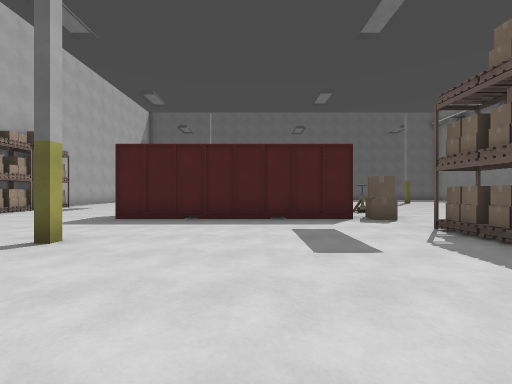
View 1 (above)

16 first-person views from a walk through a Godot game level. The camera is 1.3 m above the floor, looks level and sees 90° across. The floor is counted in squares, 2 m on a side. Each view is taken from the middle of a square. On the plan, view 1 faces up. The plan holds only what a view shows up to about 9 squares ahead; the rest is blank. Characters and animated objects are not drawn. Surface patterns are stand-ins for the level's own textures.

View 2
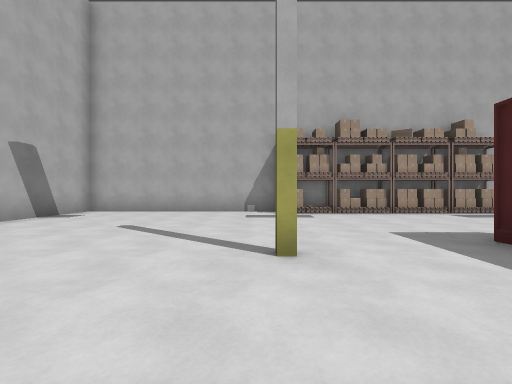

View 3
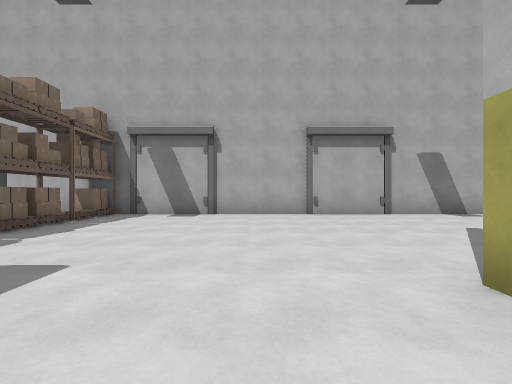

View 4
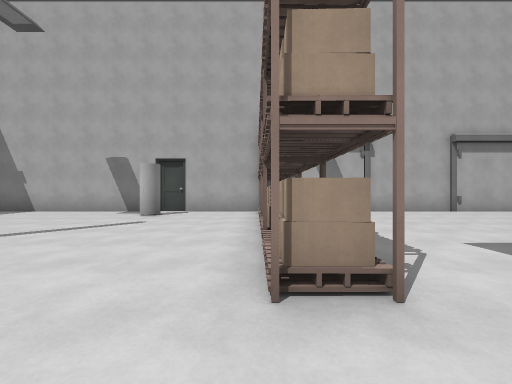

View 5
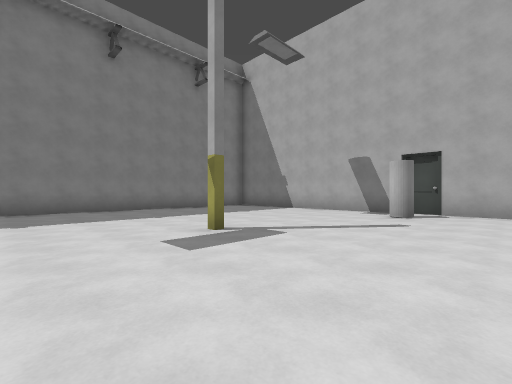

View 6
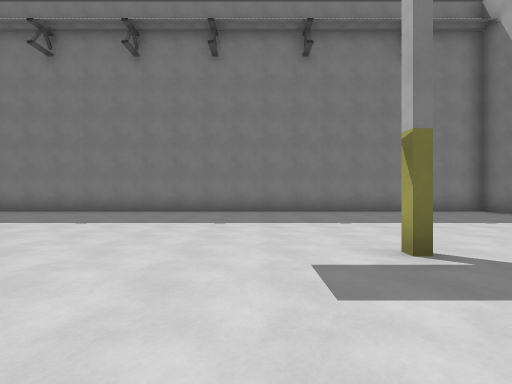

View 7
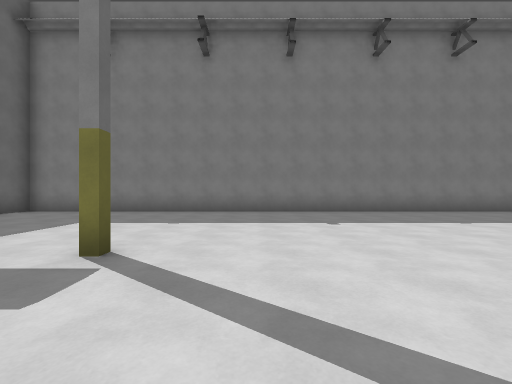

View 8
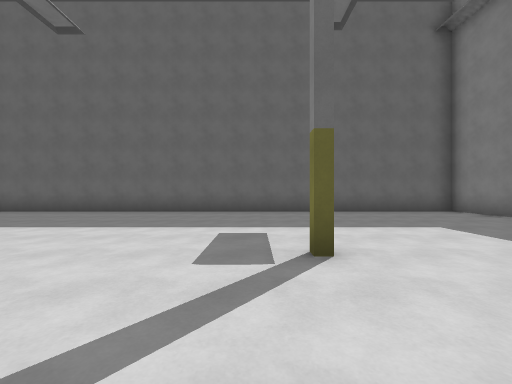

View 9
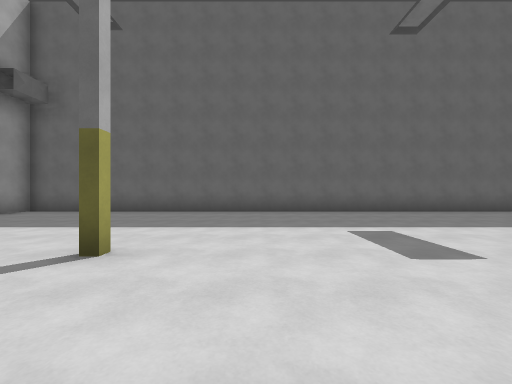

View 10
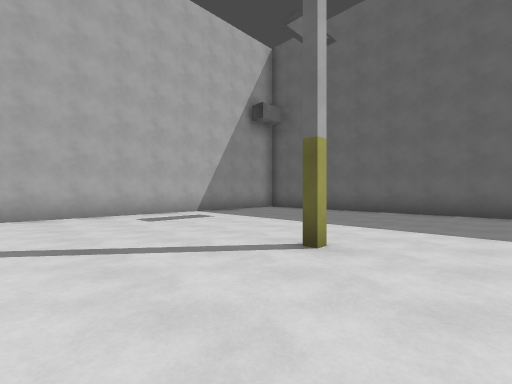

View 11
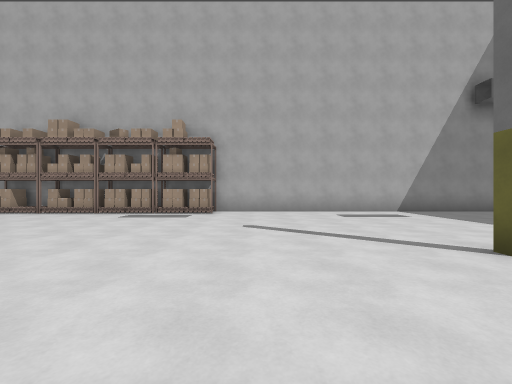

View 12
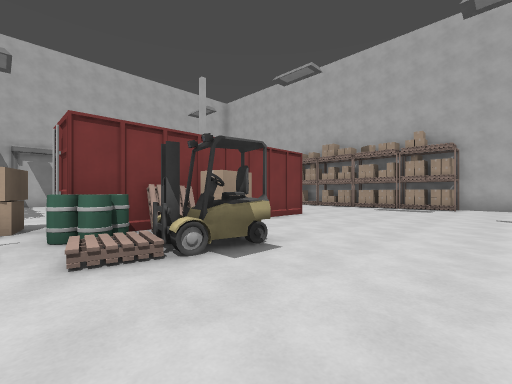

View 13
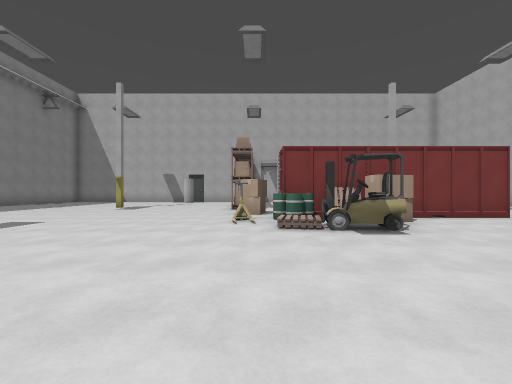

View 14
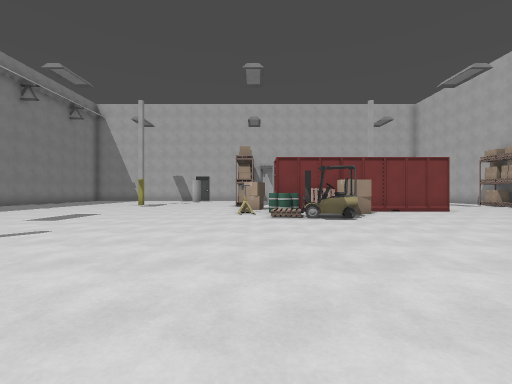

View 15
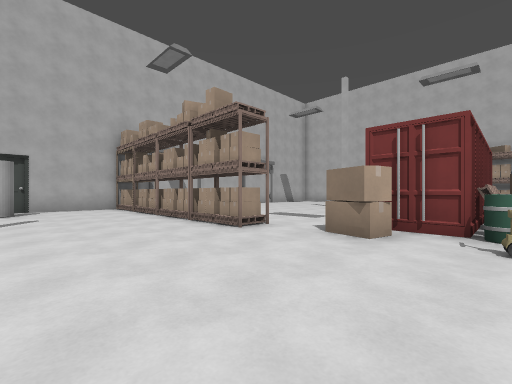

View 16
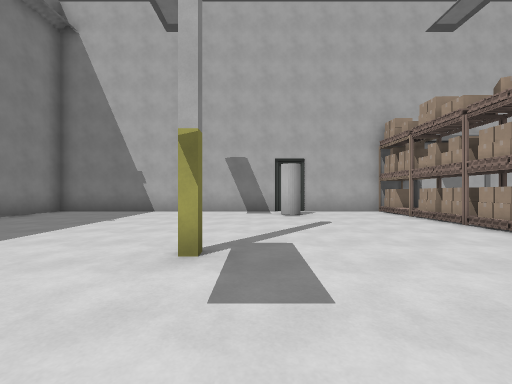

### Floor plan
Points are (right, up) in squares from view 1. A wall is a line through its corners. A room is listed if a view was taken in it or the views show most of it. See-through windows are left out.
Room 1 (views 1, 2, 3, 4, 5, 6, 7, 8, 9, 10, 11, 12, 13, 14, 15, 16)
walls: (1.7, 8.1) (2.1, 8.4); (1.4, 9.8) (1.2, 8.9); (2.3, 7.1) (2.4, 6.6); (1, 9.7) (0.9, 9.1); (1.2, 7.8) (1.2, 7.5); (2.9, 6.8) (3.4, 6.6); (3.5, 6.6) (3.2, 5.8) (2.7, 6); (0.4, 9.6) (1.7, 9.4) (1.7, 9.1); (0.4, 9.8) (1.8, 9.6); (-0.5, 8.5) (0.4, 8.6) (0.5, 7.9); (3.3, 3.1) (3.3, 4.4) (3.8, 4.4) (3.8, 2); (-3.4, 7.5) (2.3, 7.5) (2.3, 6.2) (-3.4, 6.2); (3.8, 1.8) (3.8, -1.4); (3.2, -1.4) (3.3, 0.9) (4, 0.9); (3.8, -1.7) (3.8, -2.5); (3.2, -2.5) (3.2, -1.7); (-8.6, 10.6) (-7.8, 10.6) (-7.8, 4.1); (6.6, -2.7) (7.1, -2.7); (-8.6, -2.6) (14.6, -2.6) (14.6, 20.6) (-8.6, 20.6) (-8.6, -2.6)
low walls: (2.9, 6.7) (3.5, 6.6); (3.4, 6.6) (3.2, 5.8); (3.2, 5.9) (2.7, 6); (-0.4, 8.4) (0, 8.6)
ways out: closed door at (7, -3)

Where each view was taken, in squares from view 1:
view 1: 0 up, 0 right, facing up
view 2: 3 up, 0 right, facing left
view 3: 5 up, 1 left, facing down
view 4: 6 up, 4 right, facing down
view 5: 6 up, 5 right, facing down-right
view 6: 5 up, 6 right, facing right
view 7: 13 up, 6 right, facing right
view 8: 12 up, 8 right, facing up
view 9: 12 up, 1 left, facing up
view 10: 12 up, 1 left, facing up-left
view 11: 12 up, 0 right, facing left
view 12: 12 up, 3 right, facing down-left
view 13: 14 up, 3 right, facing down
view 14: 16 up, 3 right, facing down
view 15: 8 up, 7 right, facing down-left
view 16: 6 up, 8 right, facing down
